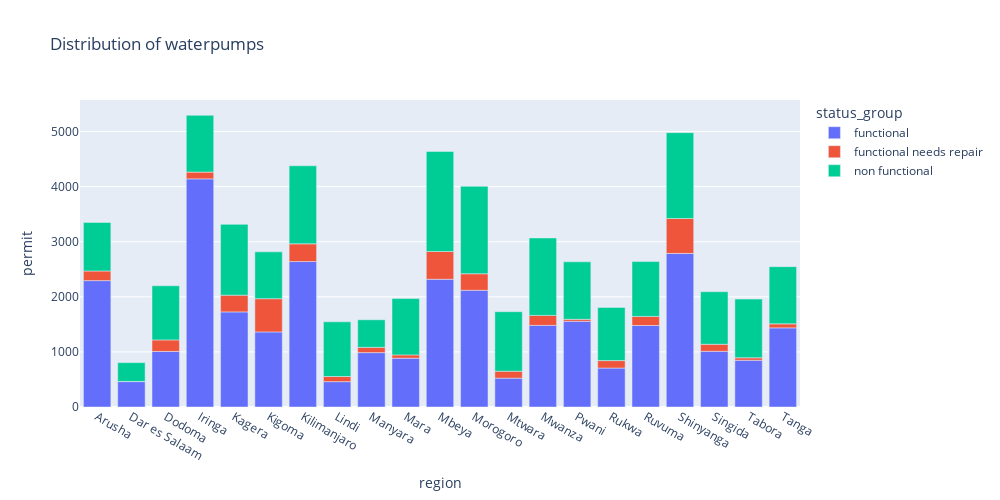

The code cell stored with this chart in its notebook:
### Markdown cell above
## 2.5.6. What is the distribution of the status of waterpumps across regions?

### Code cell
# Distribution of the status of waterpumps across regions

df = train.groupby(['region', 'status_group']).count()['permit'].head(200).reset_index()


fig = px.bar(df, x = "region", y = "permit", color = "status_group", title = "Distribution of waterpumps", 
             width = 1000, height = 500)

fig.show()

del df

### Figure 1 — Plotly figure (JSON) as saved in the notebook; plotly's stock layout.template omitted (floating-point values rounded to 4 significant figures)
{"data": [{"alignmentgroup": "True", "hovertemplate": "status_group=functional<br>region=%{x}<br>permit=%{y}<extra></extra>", "legendgroup": "functional", "marker": {"color": "#636efa"}, "name": "functional", "offsetgroup": "functional", "orientation": "v", "showlegend": true, "textposition": "auto", "type": "bar", "x": ["Arusha", "Dar es Salaam", "Dodoma", "Iringa", "Kagera", "Kigoma", "Kilimanjaro", "Lindi", "Manyara", "Mara", "Mbeya", "Morogoro", "Mtwara", "Mwanza", "Pwani", "Rukwa", "Ruvuma", "Shinyanga", "Singida", "Tabora", "Tanga"], "xaxis": "x", "y": [2294, 461, 1009, 4141, 1726, 1363, 2640, 460, 987, 886, 2319, 2119, 524, 1482, 1556, 707, 1480, 2788, 1011, 848, 1436], "yaxis": "y"}, {"alignmentgroup": "True", "hovertemplate": "status_group=functional needs repair<br>region=%{x}<br>permit=%{y}<extra></extra>", "legendgroup": "functional needs repair", "marker": {"color": "#EF553B"}, "name": "functional needs repair", "offsetgroup": "functional needs repair", "orientation": "v", "showlegend": true, "textposition": "auto", "type": "bar", "x": ["Arusha", "Dar es Salaam", "Dodoma", "Iringa", "Kagera", "Kigoma", "Kilimanjaro", "Lindi", "Manyara", "Mara", "Mbeya", "Morogoro", "Mtwara", "Mwanza", "Pwani", "Rukwa", "Ruvuma", "Shinyanga", "Singida", "Tabora", "Tanga"], "xaxis": "x", "y": [175, 3, 209, 123, 304, 603, 322, 93, 96, 60, 504, 300, 126, 181, 36, 135, 164, 634, 128, 45, 73], "yaxis": "y"}, {"alignmentgroup": "True", "hovertemplate": "status_group=non functional<br>region=%{x}<br>permit=%{y}<extra></extra>", "legendgroup": "non functional", "marker": {"color": "#00cc96"}, "name": "non functional", "offsetgroup": "non functional", "orientation": "v", "showlegend": true, "textposition": "auto", "type": "bar", "x": ["Arusha", "Dar es Salaam", "Dodoma", "Iringa", "Kagera", "Kigoma", "Kilimanjaro", "Lindi", "Manyara", "Mara", "Mbeya", "Morogoro", "Mtwara", "Mwanza", "Pwani", "Rukwa", "Ruvuma", "Shinyanga", "Singida", "Tabora", "Tanga"], "xaxis": "x", "y": [881, 341, 983, 1030, 1285, 850, 1417, 993, 500, 1023, 1816, 1587, 1080, 1406, 1043, 966, 996, 1558, 954, 1066, 1038], "yaxis": "y"}], "layout": {"barmode": "relative", "height": 500, "legend": {"title": {"text": "status_group"}, "tracegroupgap": 0}, "title": {"text": "Distribution of waterpumps"}, "width": 1000, "xaxis": {"anchor": "y", "domain": [0, 1], "title": {"text": "region"}}, "yaxis": {"anchor": "x", "domain": [0, 1], "title": {"text": "permit"}}}}
